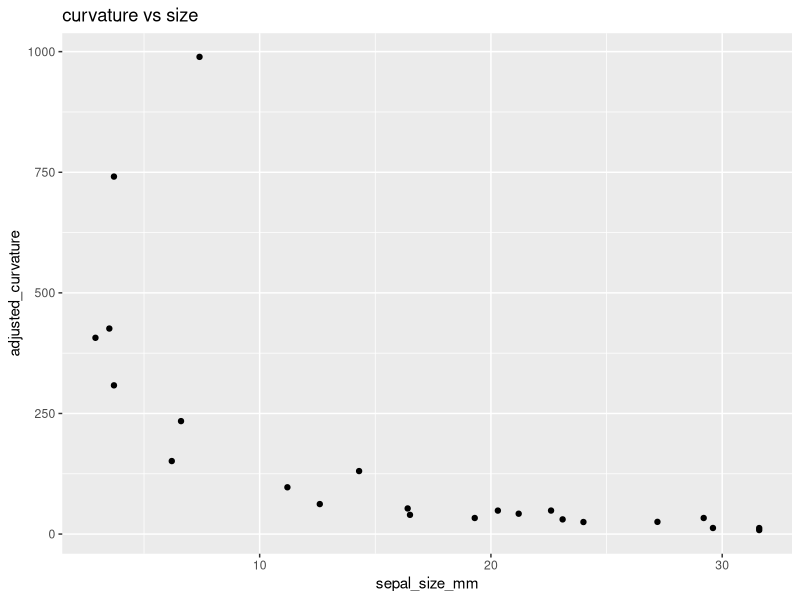

Write R code to recreate this figure.
library(tidyverse)
library(here)

data_tbl <- 
    left_join(
        read.csv(
                here("data/epimedium_curv_curvature.csv"),
                header=TRUE) %>% 
        as.tibble(),
        read.csv(
                here("data/epimedium_curv_size_data.csv"),
                header=TRUE) %>%
        as.tibble() %>%
        slice(., 28:58), #isolate rows w E. koreanum data
        by="species_individual_panicle_flower" 
              ) %>%
    dplyr::select(4, 2, 3, 5, 6) #isolate columns 2:5 and rearrange


qplot(data=data_tbl, x=sepal_size_mm, y=adjusted_curvature) +
  ggtitle('curvature vs size')
   
        
      
